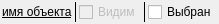
<?xml version="1.0" encoding="UTF-8"?>
<ui version="4.0">
 <class>ObjectListItemWidget</class>
 <widget class="QWidget" name="ObjectListItemWidget">
  <property name="geometry">
   <rect>
    <x>0</x>
    <y>0</y>
    <width>205</width>
    <height>24</height>
   </rect>
  </property>
  <property name="windowTitle">
   <string>ObjectListItemWidget</string>
  </property>
  <layout class="QHBoxLayout" name="horizontalLayout">
   <property name="spacing">
    <number>2</number>
   </property>
   <property name="leftMargin">
    <number>2</number>
   </property>
   <property name="topMargin">
    <number>2</number>
   </property>
   <property name="rightMargin">
    <number>2</number>
   </property>
   <property name="bottomMargin">
    <number>2</number>
   </property>
   <item>
    <widget class="QLabel" name="objectNameLabel">
     <property name="sizePolicy">
      <sizepolicy hsizetype="Minimum" vsizetype="Maximum">
       <horstretch>0</horstretch>
       <verstretch>0</verstretch>
      </sizepolicy>
     </property>
     <property name="font">
      <font>
       <pointsize>9</pointsize>
       <weight>50</weight>
       <bold>false</bold>
       <underline>true</underline>
      </font>
     </property>
     <property name="text">
      <string>имя объекта</string>
     </property>
    </widget>
   </item>
   <item>
    <widget class="Line" name="line">
     <property name="sizePolicy">
      <sizepolicy hsizetype="Fixed" vsizetype="Fixed">
       <horstretch>0</horstretch>
       <verstretch>0</verstretch>
      </sizepolicy>
     </property>
     <property name="minimumSize">
      <size>
       <width>0</width>
       <height>20</height>
      </size>
     </property>
     <property name="frameShadow">
      <enum>QFrame::Plain</enum>
     </property>
     <property name="lineWidth">
      <number>1</number>
     </property>
     <property name="orientation">
      <enum>Qt::Vertical</enum>
     </property>
    </widget>
   </item>
   <item>
    <widget class="QCheckBox" name="visibleCheckBox">
     <property name="enabled">
      <bool>false</bool>
     </property>
     <property name="sizePolicy">
      <sizepolicy hsizetype="Maximum" vsizetype="Fixed">
       <horstretch>0</horstretch>
       <verstretch>0</verstretch>
      </sizepolicy>
     </property>
     <property name="text">
      <string>Видим</string>
     </property>
    </widget>
   </item>
   <item>
    <widget class="Line" name="line_2">
     <property name="sizePolicy">
      <sizepolicy hsizetype="Fixed" vsizetype="Fixed">
       <horstretch>0</horstretch>
       <verstretch>0</verstretch>
      </sizepolicy>
     </property>
     <property name="minimumSize">
      <size>
       <width>0</width>
       <height>20</height>
      </size>
     </property>
     <property name="frameShadow">
      <enum>QFrame::Plain</enum>
     </property>
     <property name="orientation">
      <enum>Qt::Vertical</enum>
     </property>
    </widget>
   </item>
   <item>
    <widget class="QCheckBox" name="selectedCheckBox">
     <property name="enabled">
      <bool>true</bool>
     </property>
     <property name="sizePolicy">
      <sizepolicy hsizetype="Maximum" vsizetype="Fixed">
       <horstretch>0</horstretch>
       <verstretch>0</verstretch>
      </sizepolicy>
     </property>
     <property name="text">
      <string>Выбран</string>
     </property>
    </widget>
   </item>
  </layout>
 </widget>
 <layoutdefault spacing="6" margin="11"/>
 <resources/>
 <connections/>
</ui>
